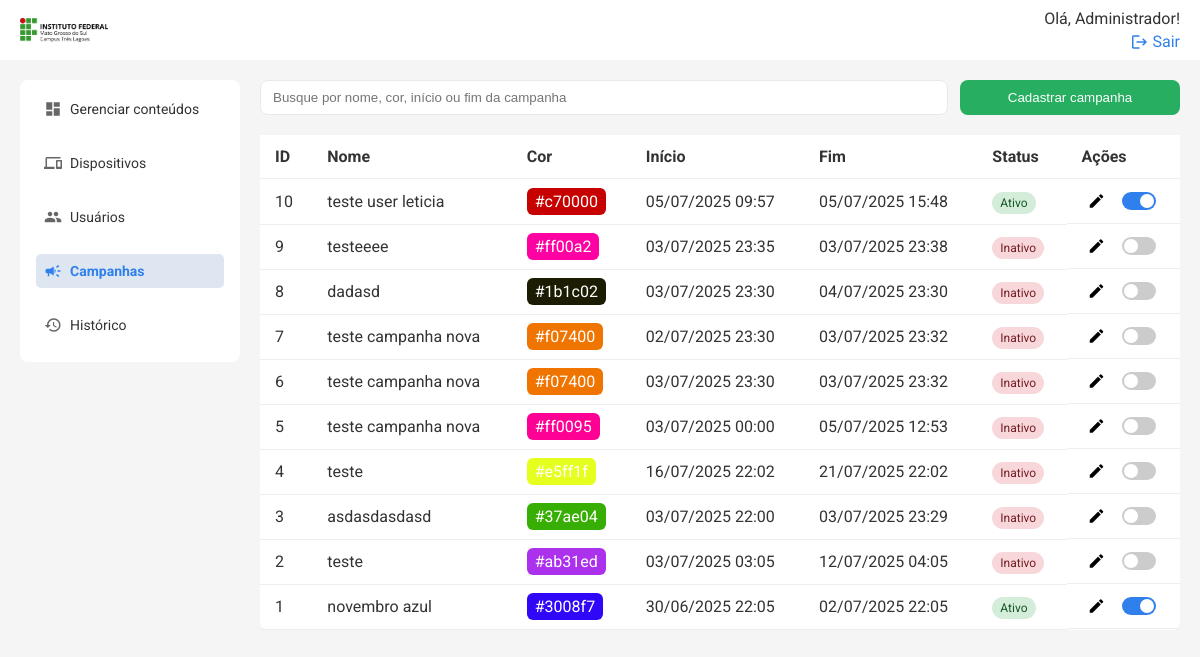
/api/campanhas/list (signed in), run on the app's committed database.
### models.py (models this page shows, shortened)
class User(db.Model):
    id = db.Column(db.Integer, primary_key=True)
    name = db.Column(db.String(50), nullable=False)
    email = db.Column(db.String(120), nullable=False, unique=True)
    status = db.Column(db.String(10), nullable=False, default='Ativo')
    senha = db.Column(db.String(100), nullable=False)
    logUser = db.relationship('Log', backref=db.backref('user'))
    is_admin = db.Column(db.Boolean, default=False)

class Campanha(db.Model):
    id = db.Column(db.Integer, primary_key=True)
    titulo = db.Column(db.String(100), nullable=False)
    cor = db.Column(db.String(7), nullable=False, default="#369931")
    status = db.Column(db.String(10), nullable=False, default="Ativo")
    inicio = db.Column(db.DateTime, nullable=False, default=datetime.utcnow)
    fim = db.Column(db.DateTime, nullable=True)

### routes/campanhas.py (the view)
@campanhas_bp.route('/list', methods=['GET'])
@login_required
def listar_campanhas():
    campanhas = Campanha.query.order_by(Campanha.id.desc()).all()
    return render_template('campanhas.html', campanhas=campanhas)

### templates/campanhas.html (shortened to what this page needs)
{% extends 'base.html' %} {% block title %}Campanhas{% endblock %} {% block
content %}
<div class="search-cta">
    <input
        type="text"
        placeholder="Busque por nome, cor, início ou fim da campanha"
        class="search"
        id="buscaCampanhas"
    />
    <button class="btn" onclick="openModal()">Cadastrar campanha</button>
</div>
<div class="table-wrapper">
    <table class="table">
        <thead>
            <tr>
                <th>ID</th>
                <th>Nome</th>
                <th>Cor</th>
                <th>Início</th>
                <th>Fim</th>
                <th>Status</th>
                <th>Ações</th>
            </tr>
        </thead>
        <tbody id="campanhaTableBody">
            {% for campanha in campanhas %}
            <tr>
                <td>{{ campanha.id }}</td>
                <td>{{ campanha.titulo }}</td>
                <td>
                    <span
                        style="background-color: {{ campanha.cor }}; padding: 4px 8px; border-radius: 6px; color: #fff;"
                    >
                        {{ campanha.cor }}
                    </span>
                </td>
                <td>
                    {{ campanha.inicio.strftime('%d/%m/%Y %H:%M') if
                    campanha.inicio else '' }}
                </td>
                <td>
                    {{ campanha.fim.strftime('%d/%m/%Y %H:%M') if campanha.fim
                    else '' }}
                </td>
                <td>
                    <span
                        class="status {{ 'ativo' if campanha.status == 'Ativo' else 'inativo' }}"
                    >
                        {{ campanha.status }}
                    </span>
                </td>
                <td class="acoes">
                    <button
                        class="edit"
                        title="Editar campanha"
                        onclick="editCampanha({{ campanha.id }})"
                    >
                        <span class="material-icons">edit</span>
                    </button>
                    <label class="switch" title="Ativar/Inativar campanha">
                        <span class="slider"></span>
                    </label>
                </td>
            </tr>
            {% endfor %}
        </tbody>
    </table>
</div>
{% endblock %}

### templates/topo.html (shortened to what this page needs)
<header class="topbar">
    <a href="{{ url_for('conteudos.listar_conteudos') }}" class="logo-topo">
        <img
            src="{{ url_for('static', filename='images/logo-ifms-tl.png') }}"
            alt="IFMS Logo"
            style="height: 24px; vertical-align: middle; margin-right: 8px"
        />
    </a>
    <div class="profile">
        {% if session['user_name'] %}
        <span>Olá, {{ session['user_name'] }}!</span>
        <a href="{{ url_for('auth.logout') }}">
            <span class="material-icons">logout</span>
            Sair
        </a>
        {% else %}
        <a href="{{ url_for('auth.login_usuario') }}">Entrar</a>
        {% endif %}
    </div>
</header>

### static/styles.css (style rules this page uses)
* { box-sizing: border-box; }
body { margin: 0; font-family: 'Roboto', sans-serif; color: #333; background-color: #f5f5f5; }
.table-wrapper { flex: 1; overflow-y: auto; }
.table thead th { position: sticky; top: 0; background: white; z-index: 1; }
.topbar { width: 100%; background: #ffffff; padding-inline: 20px; box-sizing: border-box; display: flex; justify-content: space-between; align-items: center; position: fixed; top: 0; left: 0; height: 60px; z-index: 100; }
.topbar .profile a { text-align: right; font-size: 16px; color: #2f80ed; text-decoration: none; display: flex; align-items: center; gap: 4px; }
.topbar .profile a .material-icons { font-size: 16px; }
.profile { display: flex; flex-direction: column; align-items: flex-end; gap: 4px; }
.search-cta { display: flex; gap: 12px; margin-bottom: 20px; }
.search { padding: 8px 12px; width: 100%; border: 1px solid #e9e9e9; border-radius: 8px; outline: none; }
.btn { background: #27ae60; color: white; border: none; padding: 10px 15px; border-radius: 8px; min-width: 220px; }
button { cursor: pointer; }
.table { width: 100%; border-collapse: collapse; background: white; border-radius: 8px; }
.table th, .table td { padding: 12px 15px; border-bottom: 1px solid #eee; vertical-align: middle; }
.table th { text-align: left; }
.status { padding: 4px 8px; border-radius: 12px; font-size: 12px; }
.status.ativo { background: #d4edda; color: #155724; }
.status.inativo { background: #f8d7da; color: #721c24; }
.edit { background: none; border: none; cursor: pointer; }
.material-icons { font-size: 18px !important; vertical-align: middle; }
.switch { position: relative; display: inline-block; width: 34px; height: 18px; }
.slider { position: absolute; cursor: pointer; top: 0; left: 0; right: 0; bottom: 0; background-color: #ccc; transition: 0.4s; border-radius: 18px; }
.slider:before { position: absolute; content: ''; height: 14px; width: 14px; left: 2px; bottom: 2px; background-color: white; transition: 0.4s; border-radius: 50%; }
.acoes { display: flex; align-items: center; gap: 10px; }
input:checked + .slider { background-color: #2f80ed; }
input:checked + .slider:before { transform: translateX(16px); }

### data on the page
User: user_name "Administrador"
Campanha: id "10", titulo "teste user leticia", cor "#c70000", inicio "05/07/2025 09:57", fim "05/07/2025 15:48", status "Ativo"
Campanha: id "9", titulo "testeeee", cor "#ff00a2", inicio "03/07/2025 23:35", fim "03/07/2025 23:38", status "Inativo"
Campanha: id "8", titulo "dadasd", cor "#1b1c02", inicio "03/07/2025 23:30", fim "04/07/2025 23:30", status "Inativo"
Campanha: id "7", titulo "teste campanha nova", cor "#f07400", inicio "02/07/2025 23:30", fim "03/07/2025 23:32", status "Inativo"
Campanha: id "6", titulo "teste campanha nova", cor "#f07400", inicio "03/07/2025 23:30", fim "03/07/2025 23:32", status "Inativo"
Campanha: id "5", titulo "teste campanha nova", cor "#ff0095", inicio "03/07/2025 00:00", fim "05/07/2025 12:53", status "Inativo"
Campanha: id "4", titulo "teste", cor "#e5ff1f", inicio "16/07/2025 22:02", fim "21/07/2025 22:02", status "Inativo"
Campanha: id "3", titulo "asdasdasdasd", cor "#37ae04", inicio "03/07/2025 22:00", fim "03/07/2025 23:29", status "Inativo"
Campanha: id "2", titulo "teste", cor "#ab31ed", inicio "03/07/2025 03:05", fim "12/07/2025 04:05", status "Inativo"
Campanha: id "1", titulo "novembro azul", cor "#3008f7", inicio "30/06/2025 22:05", fim "02/07/2025 22:05", status "Ativo"
